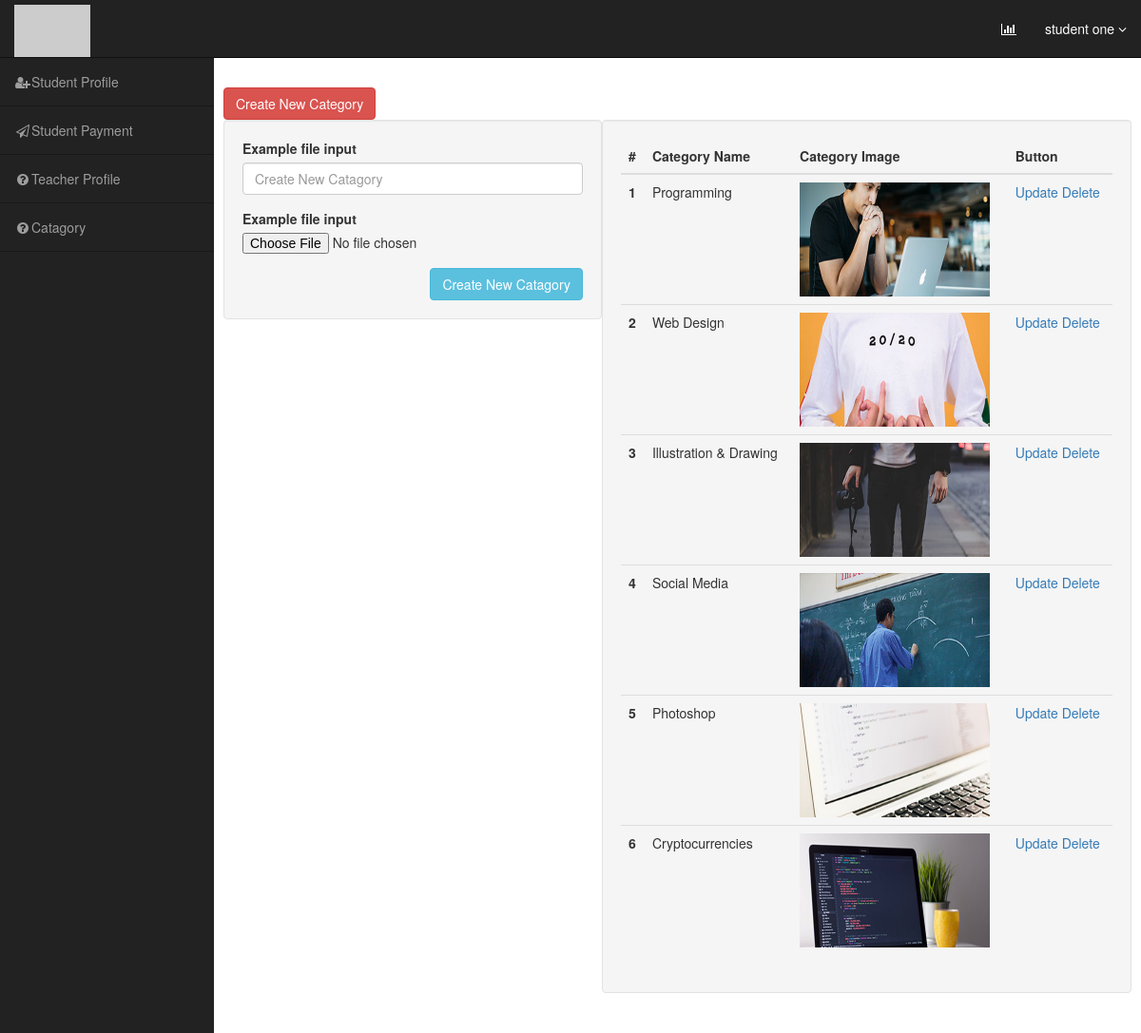
/admin/cat.php (signed in), run on the app's committed database.
### tables this page shows
CREATE TABLE `category_table` (
  `category_id` int(11) NOT NULL,
  `category_name` varchar(266) NOT NULL,
  `category_image` varchar(300) NOT NULL
);

### include/dbcon.php (called while the page is built, shortened)
<?php
class DatabaseConnection{
	public $db;
	public function connectDataBase(){
		$this->db = new mysqli('localhost', 'root', '', 'online_edu');
	}
	public function queryfunk_help($query){
		$result = $this->db->query($query) or die($this->db->error.__LINE__);
		if($result->num_rows > 0){
			return $result;
		} else {
			return false;
		}
	}
}
 ?>

### include/ViewClass.php (called while the page is built, shortened)
<?php
include_once 'dbcon.php';
class ViewClass extends DatabaseConnection
{
	public function catview(){
		$sqlquery = "SELECT * FROM category_table";
		$result = $this->queryfunk_help($sqlquery);
		return $result;
		}
}
 ?>

### admin/cat.php (the view, shortened to what this page needs)
<?php
include 'head.php';
?>
        <div id="page-wrapper">
                    <a class="btn btn-danger" href="cat.php">Create New Category</a>
            <div class="container-fluid">
                <div class="row" id="main" >
                    <div class="col-sm-12 col-md-5 well" id="content">
                        <?php
                        if (isset($_GET['upcat'])) {
                            $viewsin = $viewcls->catviewbyId($_GET['upcat']);
                    foreach ($viewsin as $val) {
                            ?>
                             <form method="post" action="" enctype="multipart/form-data">
                            <div class="form-group">
                              <label for="exampleFormControlFile1">Example file input</label>
                              <input class="form-control form-control-lg" type="text" name="category_name" value="<?php echo $val['category_name']; ?>">
                            </div>
                            <div class="form-group">
                                <label for="exampleFormControlFile1">Example file input</label>
                                <input name="image" type="file" class="form-control-file" id="exampleFormControlFile1">
                                <img style="height: 120px; width: 200px;" src="../<?php echo $val['category_image']; ?>">
                              </div>
                            <input style="float: right;" class="btn btn-info" type="submit" name="update" value="Update Catagory">
                        </form>
                        <?php }}else{ ?>
                        <form method="post" action="" enctype="multipart/form-data">
                            <div class="form-group">
                              <label for="exampleFormControlFile1">Example file input</label>
                              <input class="form-control form-control-lg" type="text" name="category_name" placeholder="Create New Catagory">
                            </div>
                            <div class="form-group">
                                <label for="exampleFormControlFile1">Example file input</label>
                                <input name="image" type="file" class="form-control-file" id="exampleFormControlFile1">
                              </div>
                            <input style="float: right;" class="btn btn-info" type="submit" name="create" value="Create New Catagory">
                        </form>
                    <?php } ?>
                    </div>
                    <div class="col-sm-12 col-md-7 well" id="content">
                          <table class="table">
                            <thead class="thead-light">
                              <tr>
                                <th scope="col">#</th>
                                <th scope="col">Category Name</th>
                                <th scope="col">Category Image</th>
                                <th scope="col">Button</th>
                              </tr>
                            </thead>
                            <tbody>
                                <?php
                    $viewcat = $viewcls->catview();
                    if ($viewcat) {
                        $i = 0;
                    foreach ($viewcat as $value) {
                        $i++;
                                 ?>
                              <tr>
                                <th scope="row"><?php echo $i; ?></th>
                                <td><?php echo $value['category_name']; ?></td>
                                <td><img style="height: 120px; width: 200px;" src="../<?php echo $value['category_image']; ?>"></td>
                                <td>
                                    <a href="?upcat=<?php echo $value['category_id']; ?>">Update</a>
                                    <a href="?delcat=<?php echo $value['category_id']; ?>">Delete</a>
                                </td>
                              </tr>
                          <?php } } ?>
                            </tbody>
                          </table>
                    </div>
                </div>
            </div>
        </div>
<?php include 'foot.php'; ?>

### admin/head.php (shortened to what this page needs)
<?php
  include_once '../include/ViewClass.php';
  $viewcls = new ViewClass();
 ?>
<!DOCTYPE html>
<html lang="en">
<head>
 <link href="//maxcdn.bootstrapcdn.com/bootstrap/3.3.0/css/bootstrap.min.css" rel="stylesheet" id="bootstrap-css">
<link rel="stylesheet" type="text/css" href="https://cdn.datatables.net/1.10.23/css/jquery.dataTables.css">
    <link rel="stylesheet" href="css/style.css">
</head>
<body>
    <div id="wrapper">
        <nav class="navbar navbar-inverse navbar-fixed-top" role="navigation">
            <div class="navbar-header">
                <a class="navbar-brand" href="https://bryanrojasq.wordpress.com">
                    <img src="http://placehold.it/200x50&text=LOGO" alt="LOGO">
                </a>
            </div>
            <ul class="nav navbar-right top-nav">
                <li><a href="#" data-placement="bottom" data-toggle="tooltip" href="#" data-original-title="Stats"><i class="fa fa-bar-chart-o"></i>
                    </a>
                </li>
                <li class="dropdown">
                    <a href="#" class="dropdown-toggle" data-toggle="dropdown"><?php echo $username =$_SESSION['name']; ?> <b class="fa fa-angle-down"></b></a>
                </li>
            </ul>
            <div class="collapse navbar-collapse navbar-ex1-collapse">
                <ul class="nav navbar-nav side-nav">
                    <li>
                        <a href="student.php"><i class="fa fa-fw fa-user-plus"></i>Student Profile</a>
                    </li>
                    <li>
                        <a href="studentenroll.php"><i class="fa fa-fw fa-paper-plane-o"></i>Student Payment</a>
                    </li>
                    <li>
                        <a href="teacher.php"><i class="fa fa-fw fa fa-question-circle"></i>Teacher Profile</a>
                    </li>
                    <li>
                        <a href="cat.php"><i class="fa fa-fw fa fa-question-circle"></i>Catagory</a>
                    </li>
                </ul>
            </div>
        </nav>

### admin/foot.php
    </div>
</body>
</html>

### admin/css/style.css (style rules this page uses)
@media (min-width:768px) { body { margin-top: 50px; } }
#wrapper { padding-left: 0; }
#page-wrapper { width: 100%; padding: 0; background-color: #fff; }
@media (min-width:768px) { #wrapper { padding-left: 225px; } }
@media (min-width:768px) { #page-wrapper { padding: 22px 10px; } }
.top-nav { padding: 0 15px; }
.top-nav>li { display: inline-block; float: left; }
.top-nav>li>a { padding-top: 20px; padding-bottom: 20px; line-height: 20px; color: #fff; }
@media (min-width:768px) { .side-nav { position: fixed; top: 60px; left: 225px; width: 225px; margin-left: -225px; border: none; border-radius: 0; border-top: 1px rgba(0,0,0,.5) solid; overflow-y: auto; background-color: #222; bottom: 0; overflow-x: hidden; padding-bottom: 40px; } }
@media (min-width:768px) { .side-nav>li>a { width: 225px; border-bottom: 1px rgba(0,0,0,.3) solid; } }
.navbar-brand { padding: 5px 15px; }

### data on the page
category_table: category_name "Programming", category_image (picture)
category_table: category_name "Web Design", category_image (picture)
category_table: category_name "Illustration & Drawing", category_image (picture)
category_table: category_name "Social Media", category_image (picture)
category_table: category_name "Photoshop", category_image (picture)
category_table: category_name "Cryptocurrencies", category_image (picture)

### other printed values
$username =$_SESSION['name'] "student one"
